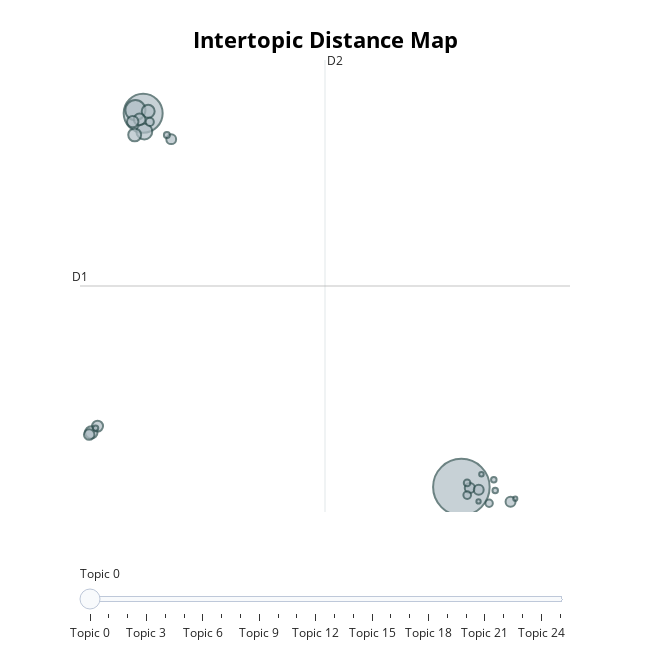

The notebook cell saved with this chart:
### Markdown cell above
### Reducción de tópicos

Mapa con el 20% del total de tópicos generados

### Code cell
# calculate the 20% from the total of topics
num_topics = len(topic_model.get_topic_info())
per_topics = int(num_topics * 20 / 100)

# reduce the number of topics
topic_model.reduce_topics(docs, nr_topics=per_topics)

# visualize topics
topic_model.visualize_topics()

### Figure 1 — Plotly figure (JSON) as saved in the notebook; plotly's stock layout.template omitted (floating-point values rounded to 4 significant figures)
{"data": [{"customdata": [[0, "pra | nao | vei | casa | ai", 2222], [1, "presidente | bh | pra | verdade | prefeito", 1055], [2, "brasil | brasileiro | brasileira | the | and", 280], [3, "educação | escolas | aulas | geração | bh", 176], [4, "cristão | deus | igreja | jesus | bíblia", 117], [5, "dinheiro | negócio | rapidão | pra | corrupção", 116], [6, "vídeo | youtube | live | espectadores | completo", 106], [7, "justiça | policial | crime | criminoso | crimes", 94], [8, "máscara | vacina | máscaras | vírus | china", 91], [9, "twitter | instagram | tweet | facebook | milhão", 83], [10, "perfil | pessoas | últimas | horas | visto", 77], [11, "vivo | estamos | vida | vocação | viver", 72], [12, "tmj | msm | prtb | tbm | cirúrgico", 69], [13, "faltam | dias | digitar | confirmar | endireitar", 68], [14, "mulher | aborto | feminista | feminismo | feministas", 67], [15, "odeio | ninguém | ninguem | ódio | merece", 46], [16, "mundo | lacrosfera | horizonte | belo | globo", 41], [17, "trem | minas | viramos | leio | avisa", 38], [18, "calor | chuva | vo | água | chuvoso", 31], [19, "negros | homofobia | racismo | lgbt | minoria", 25], [20, "nikolas | maconha | droga | cocaína | problema", 21], [21, "xadrez | joga | solução | problema | jogar", 21], [22, "internet | deep | web | amo | tigrão", 20], [23, "bora | açai | noiti | joguin | engarrafamento", 14], [24, "robô | robôs | hein | chama | valeu", 13], [25, "entrega | material | simples | pra | ibirité", 12]], "hovertemplate": "<b>Topic %{customdata[0]}</b><br>%{customdata[1]}<br>Size: %{customdata[2]}", "legendgroup": "", "marker": {"color": "#B0BEC5", "line": {"color": "DarkSlateGrey", "width": 2}, "size": [2222, 1055, 280, 176, 117, 116, 106, 94, 91, 83, 77, 72, 69, 68, 67, 46, 41, 38, 31, 25, 21, 21, 20, 14, 13, 12], "sizemode": "area", "sizeref": 1.389, "symbol": "circle"}, "mode": "markers", "name": "", "orientation": "v", "showlegend": false, "type": "scatter", "x": [17.13, -0.3998, -0.8274, -0.3358, -0.1236, -0.8667, -3.256, -0.5951, -0.9742, -2.911, -3.373, 17.6, 19.84, 18.09, 1.146, -0.03551, 17.45, 18.66, 17.45, 0.9079, 18.92, 18.99, -3.02, 18.23, 18.08, 20.1], "xaxis": "x", "y": [-2.32, 18.06, 18.23, 17.06, 18.16, 16.88, 0.6602, 17.72, 17.6, 1.005, 0.5427, -2.37, -3.114, -2.463, 16.64, 17.59, -2.753, -3.197, -2.089, 16.87, -1.915, -2.511, 0.8955, -1.616, -3.102, -2.952], "yaxis": "y"}], "layout": {"annotations": [{"showarrow": false, "text": "D1", "x": -3.879, "y": 8.642, "yshift": 10}, {"showarrow": false, "text": "D2", "x": 9.617, "xshift": 10, "y": 20.96}], "height": 650, "hoverlabel": {"bgcolor": "white", "font": {"family": "Rockwell", "size": 16}}, "legend": {"itemsizing": "constant", "tracegroupgap": 0}, "margin": {"t": 60}, "shapes": [{"line": {"color": "#CFD8DC", "width": 2}, "type": "line", "x0": 9.617, "x1": 9.617, "y0": -3.677, "y1": 20.96}, {"line": {"color": "#9E9E9E", "width": 2}, "type": "line", "x0": -3.879, "x1": 23.11, "y0": 8.642, "y1": 8.642}], "sliders": [{"active": 0, "pad": {"t": 50}, "steps": [{"args": [{"marker.color": [["red", "#B0BEC5", "#B0BEC5", "#B0BEC5", "#B0BEC5", "#B0BEC5", "#B0BEC5", "#B0BEC5", "#B0BEC5", "#B0BEC5", "#B0BEC5", "#B0BEC5", "#B0BEC5", "#B0BEC5", "#B0BEC5", "#B0BEC5", "#B0BEC5", "#B0BEC5", "#B0BEC5", "#B0BEC5", "#B0BEC5", "#B0BEC5", "#B0BEC5", "#B0BEC5", "#B0BEC5", "#B0BEC5"]]}], "label": "Topic 0", "method": "update"}, {"args": [{"marker.color": [["#B0BEC5", "red", "#B0BEC5", "#B0BEC5", "#B0BEC5", "#B0BEC5", "#B0BEC5", "#B0BEC5", "#B0BEC5", "#B0BEC5", "#B0BEC5", "#B0BEC5", "#B0BEC5", "#B0BEC5", "#B0BEC5", "#B0BEC5", "#B0BEC5", "#B0BEC5", "#B0BEC5", "#B0BEC5", "#B0BEC5", "#B0BEC5", "#B0BEC5", "#B0BEC5", "#B0BEC5", "#B0BEC5"]]}], "label": "Topic 1", "method": "update"}, {"args": [{"marker.color": [["#B0BEC5", "#B0BEC5", "red", "#B0BEC5", "#B0BEC5", "#B0BEC5", "#B0BEC5", "#B0BEC5", "#B0BEC5", "#B0BEC5", "#B0BEC5", "#B0BEC5", "#B0BEC5", "#B0BEC5", "#B0BEC5", "#B0BEC5", "#B0BEC5", "#B0BEC5", "#B0BEC5", "#B0BEC5", "#B0BEC5", "#B0BEC5", "#B0BEC5", "#B0BEC5", "#B0BEC5", "#B0BEC5"]]}], "label": "Topic 2", "method": "update"}, {"args": [{"marker.color": [["#B0BEC5", "#B0BEC5", "#B0BEC5", "red", "#B0BEC5", "#B0BEC5", "#B0BEC5", "#B0BEC5", "#B0BEC5", "#B0BEC5", "#B0BEC5", "#B0BEC5", "#B0BEC5", "#B0BEC5", "#B0BEC5", "#B0BEC5", "#B0BEC5", "#B0BEC5", "#B0BEC5", "#B0BEC5", "#B0BEC5", "#B0BEC5", "#B0BEC5", "#B0BEC5", "#B0BEC5", "#B0BEC5"]]}], "label": "Topic 3", "method": "update"}, {"args": [{"marker.color": [["#B0BEC5", "#B0BEC5", "#B0BEC5", "#B0BEC5", "red", "#B0BEC5", "#B0BEC5", "#B0BEC5", "#B0BEC5", "#B0BEC5", "#B0BEC5", "#B0BEC5", "#B0BEC5", "#B0BEC5", "#B0BEC5", "#B0BEC5", "#B0BEC5", "#B0BEC5", "#B0BEC5", "#B0BEC5", "#B0BEC5", "#B0BEC5", "#B0BEC5", "#B0BEC5", "#B0BEC5", "#B0BEC5"]]}], "label": "Topic 4", "method": "update"}, {"args": [{"marker.color": [["#B0BEC5", "#B0BEC5", "#B0BEC5", "#B0BEC5", "#B0BEC5", "red", "#B0BEC5", "#B0BEC5", "#B0BEC5", "#B0BEC5", "#B0BEC5", "#B0BEC5", "#B0BEC5", "#B0BEC5", "#B0BEC5", "#B0BEC5", "#B0BEC5", "#B0BEC5", "#B0BEC5", "#B0BEC5", "#B0BEC5", "#B0BEC5", "#B0BEC5", "#B0BEC5", "#B0BEC5", "#B0BEC5"]]}], "label": "Topic 5", "method": "update"}, {"args": [{"marker.color": [["#B0BEC5", "#B0BEC5", "#B0BEC5", "#B0BEC5", "#B0BEC5", "#B0BEC5", "red", "#B0BEC5", "#B0BEC5", "#B0BEC5", "#B0BEC5", "#B0BEC5", "#B0BEC5", "#B0BEC5", "#B0BEC5", "#B0BEC5", "#B0BEC5", "#B0BEC5", "#B0BEC5", "#B0BEC5", "#B0BEC5", "#B0BEC5", "#B0BEC5", "#B0BEC5", "#B0BEC5", "#B0BEC5"]]}], "label": "Topic 6", "method": "update"}, {"args": [{"marker.color": [["#B0BEC5", "#B0BEC5", "#B0BEC5", "#B0BEC5", "#B0BEC5", "#B0BEC5", "#B0BEC5", "red", "#B0BEC5", "#B0BEC5", "#B0BEC5", "#B0BEC5", "#B0BEC5", "#B0BEC5", "#B0BEC5", "#B0BEC5", "#B0BEC5", "#B0BEC5", "#B0BEC5", "#B0BEC5", "#B0BEC5", "#B0BEC5", "#B0BEC5", "#B0BEC5", "#B0BEC5", "#B0BEC5"]]}], "label": "Topic 7", "method": "update"}, {"args": [{"marker.color": [["#B0BEC5", "#B0BEC5", "#B0BEC5", "#B0BEC5", "#B0BEC5", "#B0BEC5", "#B0BEC5", "#B0BEC5", "red", "#B0BEC5", "#B0BEC5", "#B0BEC5", "#B0BEC5", "#B0BEC5", "#B0BEC5", "#B0BEC5", "#B0BEC5", "#B0BEC5", "#B0BEC5", "#B0BEC5", "#B0BEC5", "#B0BEC5", "#B0BEC5", "#B0BEC5", "#B0BEC5", "#B0BEC5"]]}], "label": "Topic 8", "method": "update"}, {"args": [{"marker.color": [["#B0BEC5", "#B0BEC5", "#B0BEC5", "#B0BEC5", "#B0BEC5", "#B0BEC5", "#B0BEC5", "#B0BEC5", "#B0BEC5", "red", "#B0BEC5", "#B0BEC5", "#B0BEC5", "#B0BEC5", "#B0BEC5", "#B0BEC5", "#B0BEC5", "#B0BEC5", "#B0BEC5", "#B0BEC5", "#B0BEC5", "#B0BEC5", "#B0BEC5", "#B0BEC5", "#B0BEC5", "#B0BEC5"]]}], "label": "Topic 9", "method": "update"}, {"args": [{"marker.color": [["#B0BEC5", "#B0BEC5", "#B0BEC5", "#B0BEC5", "#B0BEC5", "#B0BEC5", "#B0BEC5", "#B0BEC5", "#B0BEC5", "#B0BEC5", "red", "#B0BEC5", "#B0BEC5", "#B0BEC5", "#B0BEC5", "#B0BEC5", "#B0BEC5", "#B0BEC5", "#B0BEC5", "#B0BEC5", "#B0BEC5", "#B0BEC5", "#B0BEC5", "#B0BEC5", "#B0BEC5", "#B0BEC5"]]}], "label": "Topic 10", "method": "update"}, {"args": [{"marker.color": [["#B0BEC5", "#B0BEC5", "#B0BEC5", "#B0BEC5", "#B0BEC5", "#B0BEC5", "#B0BEC5", "#B0BEC5", "#B0BEC5", "#B0BEC5", "#B0BEC5", "red", "#B0BEC5", "#B0BEC5", "#B0BEC5", "#B0BEC5", "#B0BEC5", "#B0BEC5", "#B0BEC5", "#B0BEC5", "#B0BEC5", "#B0BEC5", "#B0BEC5", "#B0BEC5", "#B0BEC5", "#B0BEC5"]]}], "label": "Topic 11", "method": "update"}, {"args": [{"marker.color": [["#B0BEC5", "#B0BEC5", "#B0BEC5", "#B0BEC5", "#B0BEC5", "#B0BEC5", "#B0BEC5", "#B0BEC5", "#B0BEC5", "#B0BEC5", "#B0BEC5", "#B0BEC5", "red", "#B0BEC5", "#B0BEC5", "#B0BEC5", "#B0BEC5", "#B0BEC5", "#B0BEC5", "#B0BEC5", "#B0BEC5", "#B0BEC5", "#B0BEC5", "#B0BEC5", "#B0BEC5", "#B0BEC5"]]}], "label": "Topic 12", "method": "update"}, {"args": [{"marker.color": [["#B0BEC5", "#B0BEC5", "#B0BEC5", "#B0BEC5", "#B0BEC5", "#B0BEC5", "#B0BEC5", "#B0BEC5", "#B0BEC5", "#B0BEC5", "#B0BEC5", "#B0BEC5", "#B0BEC5", "red", "#B0BEC5", "#B0BEC5", "#B0BEC5", "#B0BEC5", "#B0BEC5", "#B0BEC5", "#B0BEC5", "#B0BEC5", "#B0BEC5", "#B0BEC5", "#B0BEC5", "#B0BEC5"]]}], "label": "Topic 13", "method": "update"}, {"args": [{"marker.color": [["#B0BEC5", "#B0BEC5", "#B0BEC5", "#B0BEC5", "#B0BEC5", "#B0BEC5", "#B0BEC5", "#B0BEC5", "#B0BEC5", "#B0BEC5", "#B0BEC5", "#B0BEC5", "#B0BEC5", "#B0BEC5", "red", "#B0BEC5", "#B0BEC5", "#B0BEC5", "#B0BEC5", "#B0BEC5", "#B0BEC5", "#B0BEC5", "#B0BEC5", "#B0BEC5", "#B0BEC5", "#B0BEC5"]]}], "label": "Topic 14", "method": "update"}, {"args": [{"marker.color": [["#B0BEC5", "#B0BEC5", "#B0BEC5", "#B0BEC5", "#B0BEC5", "#B0BEC5", "#B0BEC5", "#B0BEC5", "#B0BEC5", "#B0BEC5", "#B0BEC5", "#B0BEC5", "#B0BEC5", "#B0BEC5", "#B0BEC5", "red", "#B0BEC5", "#B0BEC5", "#B0BEC5", "#B0BEC5", "#B0BEC5", "#B0BEC5", "#B0BEC5", "#B0BEC5", "#B0BEC5", "#B0BEC5"]]}], "label": "Topic 15", "method": "update"}, {"args": [{"marker.color": [["#B0BEC5", "#B0BEC5", "#B0BEC5", "#B0BEC5", "#B0BEC5", "#B0BEC5", "#B0BEC5", "#B0BEC5", "#B0BEC5", "#B0BEC5", "#B0BEC5", "#B0BEC5", "#B0BEC5", "#B0BEC5", "#B0BEC5", "#B0BEC5", "red", "#B0BEC5", "#B0BEC5", "#B0BEC5", "#B0BEC5", "#B0BEC5", "#B0BEC5", "#B0BEC5", "#B0BEC5", "#B0BEC5"]]}], "label": "Topic 16", "method": "update"}, {"args": [{"marker.color": [["#B0BEC5", "#B0BEC5", "#B0BEC5", "#B0BEC5", "#B0BEC5", "#B0BEC5", "#B0BEC5", "#B0BEC5", "#B0BEC5", "#B0BEC5", "#B0BEC5", "#B0BEC5", "#B0BEC5", "#B0BEC5", "#B0BEC5", "#B0BEC5", "#B0BEC5", "red", "#B0BEC5", "#B0BEC5", "#B0BEC5", "#B0BEC5", "#B0BEC5", "#B0BEC5", "#B0BEC5", "#B0BEC5"]]}], "label": "Topic 17", "method": "update"}, {"args": [{"marker.color": [["#B0BEC5", "#B0BEC5", "#B0BEC5", "#B0BEC5", "#B0BEC5", "#B0BEC5", "#B0BEC5", "#B0BEC5", "#B0BEC5", "#B0BEC5", "#B0BEC5", "#B0BEC5", "#B0BEC5", "#B0BEC5", "#B0BEC5", "#B0BEC5", "#B0BEC5", "#B0BEC5", "red", "#B0BEC5", "#B0BEC5", "#B0BEC5", "#B0BEC5", "#B0BEC5", "#B0BEC5", "#B0BEC5"]]}], "label": "Topic 18", "method": "update"}, {"args": [{"marker.color": [["#B0BEC5", "#B0BEC5", "#B0BEC5", "#B0BEC5", "#B0BEC5", "#B0BEC5", "#B0BEC5", "#B0BEC5", "#B0BEC5", "#B0BEC5", "#B0BEC5", "#B0BEC5", "#B0BEC5", "#B0BEC5", "#B0BEC5", "#B0BEC5", "#B0BEC5", "#B0BEC5", "#B0BEC5", "red", "#B0BEC5", "#B0BEC5", "#B0BEC5", "#B0BEC5", "#B0BEC5", "#B0BEC5"]]}], "label": "Topic 19", "method": "update"}, {"args": [{"marker.color": [["#B0BEC5", "#B0BEC5", "#B0BEC5", "#B0BEC5", "#B0BEC5", "#B0BEC5", "#B0BEC5", "#B0BEC5", "#B0BEC5", "#B0BEC5", "#B0BEC5", "#B0BEC5", "#B0BEC5", "#B0BEC5", "#B0BEC5", "#B0BEC5", "#B0BEC5", "#B0BEC5", "#B0BEC5", "#B0BEC5", "red", "#B0BEC5", "#B0BEC5", "#B0BEC5", "#B0BEC5", "#B0BEC5"]]}], "label": "Topic 20", "method": "update"}, {"args": [{"marker.color": [["#B0BEC5", "#B0BEC5", "#B0BEC5", "#B0BEC5", "#B0BEC5", "#B0BEC5", "#B0BEC5", "#B0BEC5", "#B0BEC5", "#B0BEC5", "#B0BEC5", "#B0BEC5", "#B0BEC5", "#B0BEC5", "#B0BEC5", "#B0BEC5", "#B0BEC5", "#B0BEC5", "#B0BEC5", "#B0BEC5", "#B0BEC5", "red", "#B0BEC5", "#B0BEC5", "#B0BEC5", "#B0BEC5"]]}], "label": "Topic 21", "method": "update"}, {"args": [{"marker.color": [["#B0BEC5", "#B0BEC5", "#B0BEC5", "#B0BEC5", "#B0BEC5", "#B0BEC5", "#B0BEC5", "#B0BEC5", "#B0BEC5", "#B0BEC5", "#B0BEC5", "#B0BEC5", "#B0BEC5", "#B0BEC5", "#B0BEC5", "#B0BEC5", "#B0BEC5", "#B0BEC5", "#B0BEC5", "#B0BEC5", "#B0BEC5", "#B0BEC5", "red", "#B0BEC5", "#B0BEC5", "#B0BEC5"]]}], "label": "Topic 22", "method": "update"}, {"args": [{"marker.color": [["#B0BEC5", "#B0BEC5", "#B0BEC5", "#B0BEC5", "#B0BEC5", "#B0BEC5", "#B0BEC5", "#B0BEC5", "#B0BEC5", "#B0BEC5", "#B0BEC5", "#B0BEC5", "#B0BEC5", "#B0BEC5", "#B0BEC5", "#B0BEC5", "#B0BEC5", "#B0BEC5", "#B0BEC5", "#B0BEC5", "#B0BEC5", "#B0BEC5", "#B0BEC5", "red", "#B0BEC5", "#B0BEC5"]]}], "label": "Topic 23", "method": "update"}, {"args": [{"marker.color": [["#B0BEC5", "#B0BEC5", "#B0BEC5", "#B0BEC5", "#B0BEC5", "#B0BEC5", "#B0BEC5", "#B0BEC5", "#B0BEC5", "#B0BEC5", "#B0BEC5", "#B0BEC5", "#B0BEC5", "#B0BEC5", "#B0BEC5", "#B0BEC5", "#B0BEC5", "#B0BEC5", "#B0BEC5", "#B0BEC5", "#B0BEC5", "#B0BEC5", "#B0BEC5", "#B0BEC5", "red", "#B0BEC5"]]}], "label": "Topic 24", "method": "update"}, {"args": [{"marker.color": [["#B0BEC5", "#B0BEC5", "#B0BEC5", "#B0BEC5", "#B0BEC5", "#B0BEC5", "#B0BEC5", "#B0BEC5", "#B0BEC5", "#B0BEC5", "#B0BEC5", "#B0BEC5", "#B0BEC5", "#B0BEC5", "#B0BEC5", "#B0BEC5", "#B0BEC5", "#B0BEC5", "#B0BEC5", "#B0BEC5", "#B0BEC5", "#B0BEC5", "#B0BEC5", "#B0BEC5", "#B0BEC5", "red"]]}], "label": "Topic 25", "method": "update"}]}], "title": {"font": {"color": "Black", "size": 22}, "text": "<b>Intertopic Distance Map</b>", "x": 0.5, "xanchor": "center", "y": 0.95, "yanchor": "top"}, "width": 650, "xaxis": {"anchor": "y", "domain": [0, 1], "range": [-3.879, 23.11], "title": {"text": ""}, "visible": false}, "yaxis": {"anchor": "x", "domain": [0, 1], "range": [-3.677, 20.96], "title": {"text": ""}, "visible": false}}}
